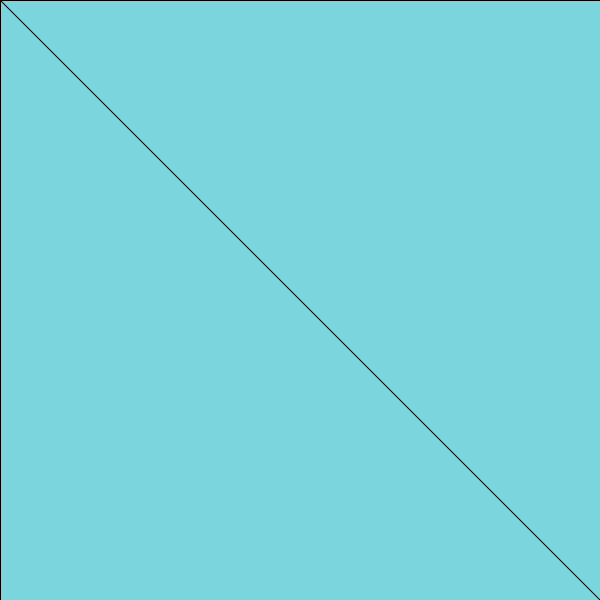
Frame 1 (no input)
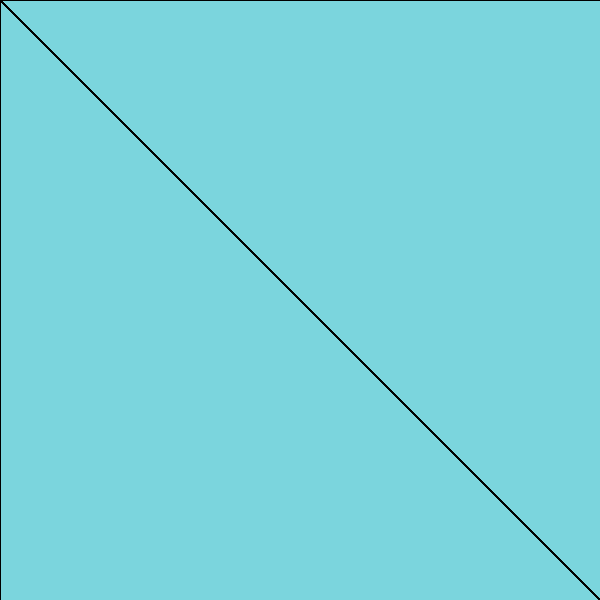
Frame 60 (the mouse pressed at the canvas centre just before this capture)
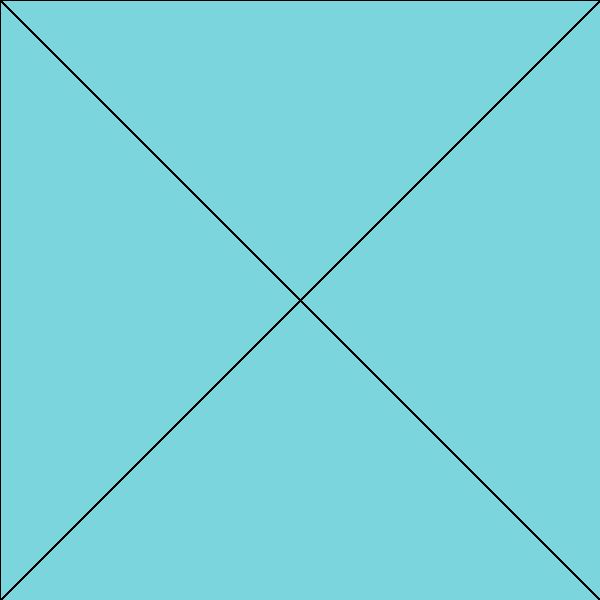
Frame 120 (the mouse held since frame 60 and released just before this capture)

The Processing sketch that drew these frames (run headless with seeded random() and noise(); from frame 60 on, the mouse is pressed at the canvas centre):

// Processing sketch: Quiz_1_Question_4
// ── Quiz_1_Question_4.pde

void setup(){
  size(600,600);
  background(123,213,221,180);
  
}


void draw(){



line(0,0,mouseX,mouseY);
line(600,0,mouseX,mouseY);
line(0,600,mouseX,mouseY);
line(600,600,mouseX,mouseY);
}
void keyPressed(){
  if (key == 'a') {
     background(random(1,255),random(1,255),random(1,255));
     line(0,0,mouseX,mouseY);
     line(600,0,mouseX,mouseY);
     line(0,600,mouseX,mouseY);
     line(600,600,mouseX,mouseY);
   }
}
